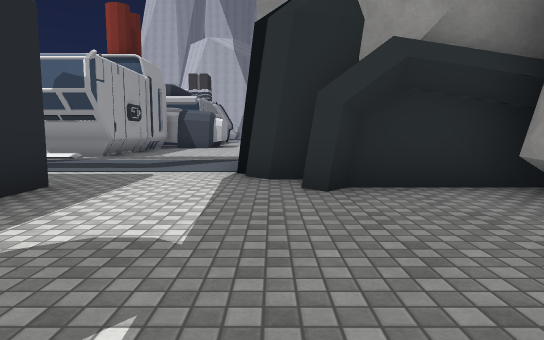
view 1 (above)

21 first-person views from a walk through a Unity game level. The camera is 1.3 m above the floor, tilts 6° down and sees 75° across. The floor is counted in squares, 2 m on a side. Each view is taken from the middle of a square. On the plan, view 1 faces up. The plan holds only what a view shows up to about 10 squares ahead; the rest is blank. The place goes on beyond the plan. The player character is not drawn. Some surface patterns are stand-ins.

view 2
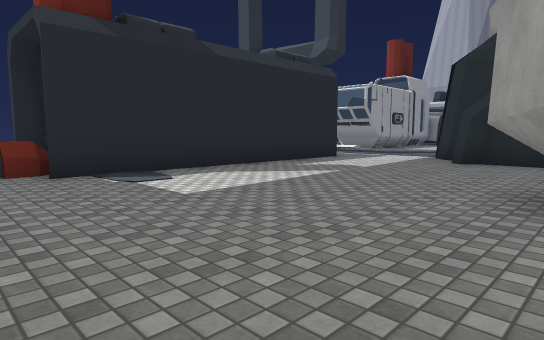

view 3
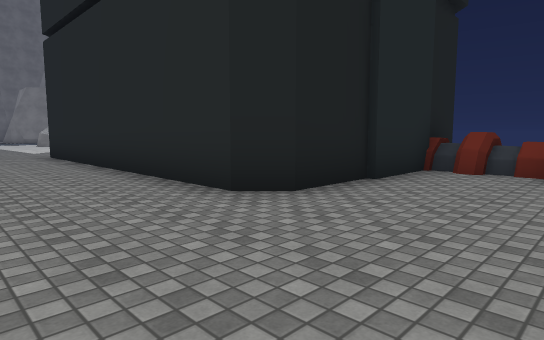

view 4
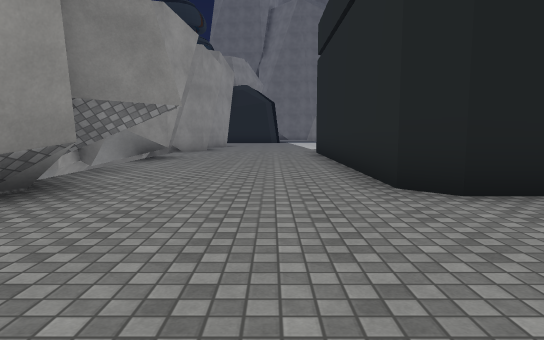

view 5
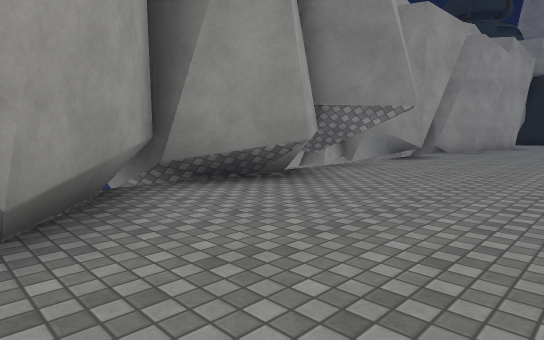

view 6
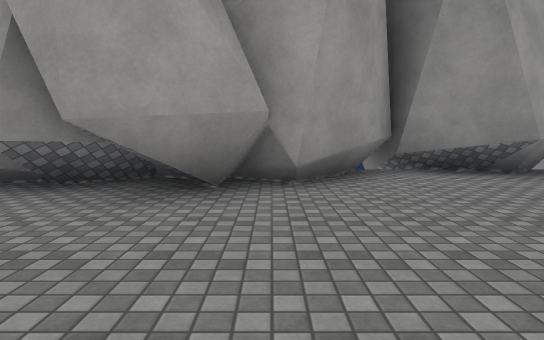

view 7
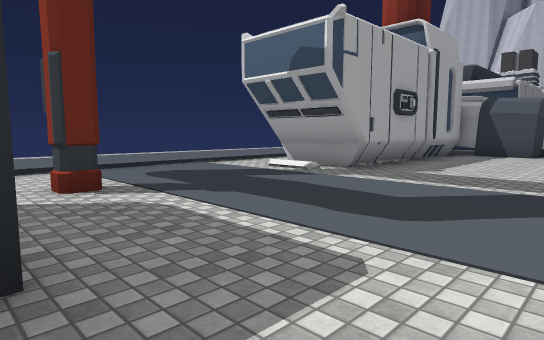

view 8
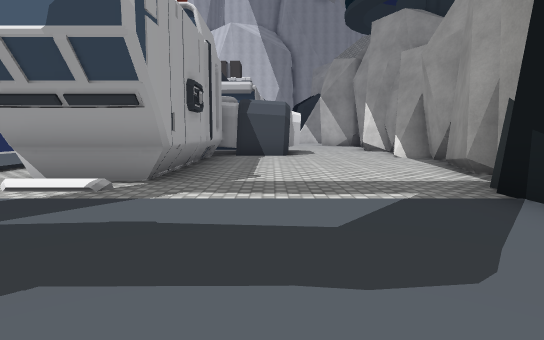

view 9
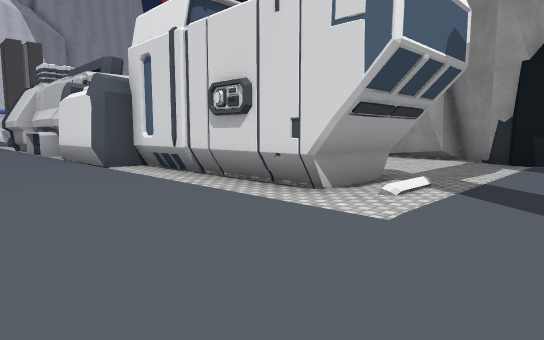

view 10
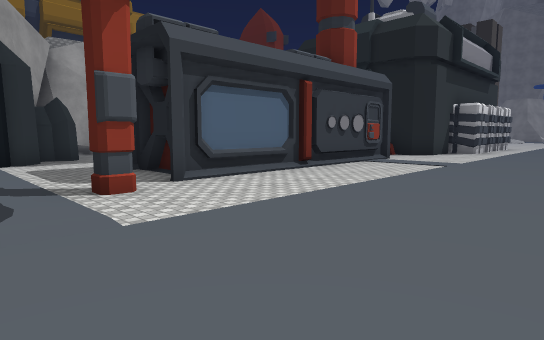

view 11
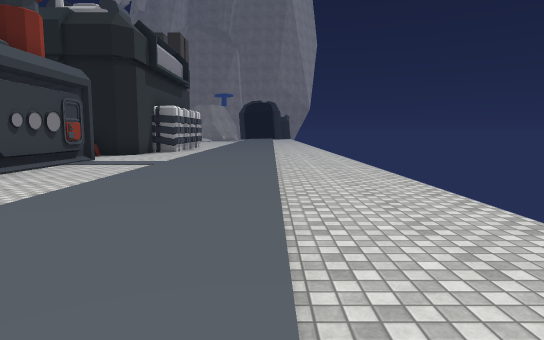

view 12
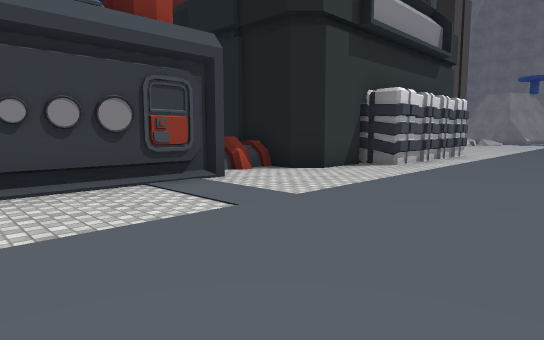

view 13
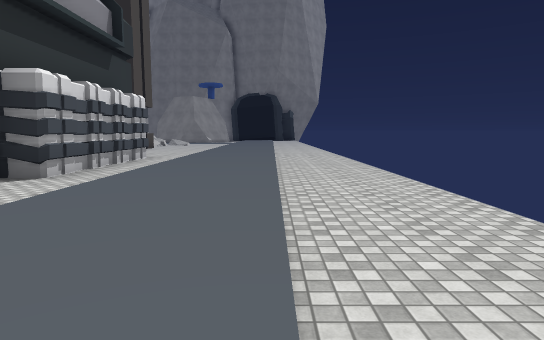

view 14
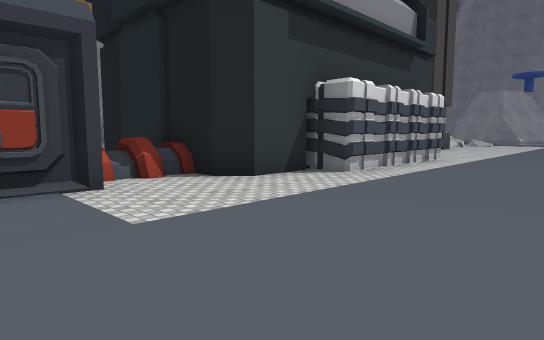

view 15
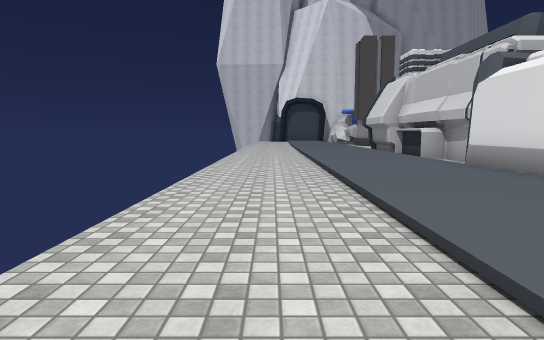

view 16
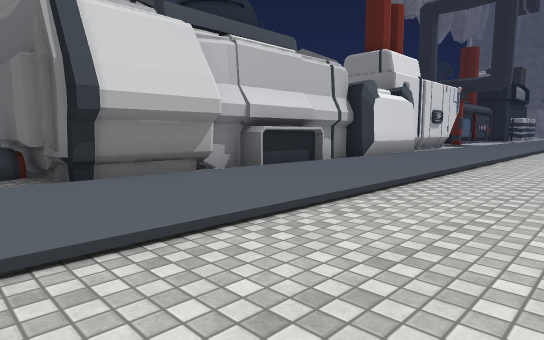

view 17
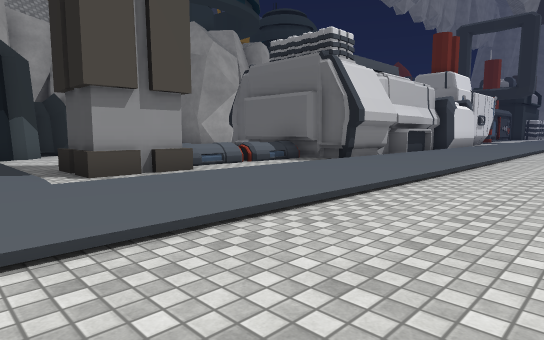

view 18
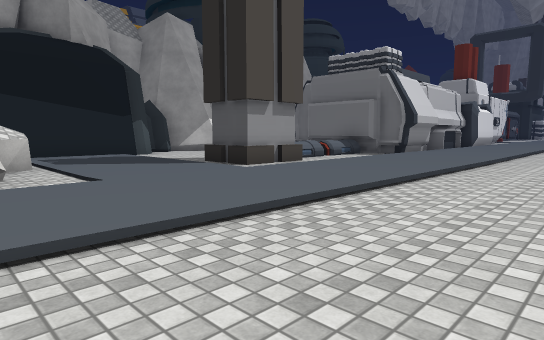

view 19
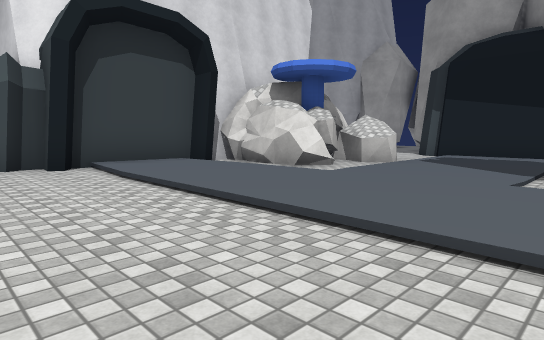

view 20
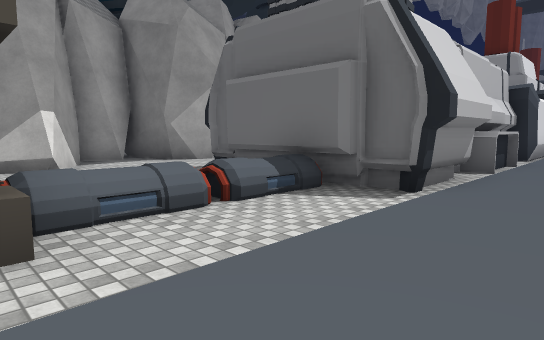

view 21
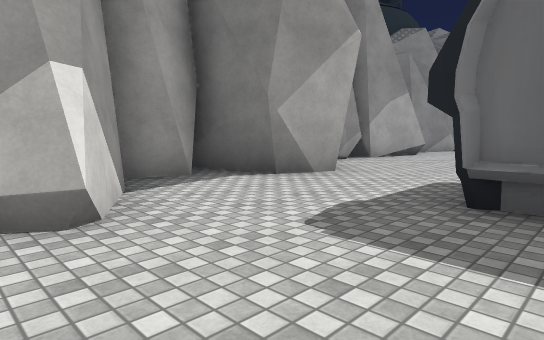

### Floor plan
Key: @ floor where view 1 was taken; # wall or solid block; x gap in a wall; . main floor; : floor 0.25 m higher than the main floor; / step, stairs or slope; ^ raised ledge; O other object.
Columns run from 12 left of view 1 to 6 right of it. Each row starts with its distance up from view 1.
 38  ##
 37  .#####
 36  ./:/.#
 35 ../::.###
 34 ../::./^#..#
 33 ../::.....##
 32 ../::.....#
 31 ../::.....##
 30 ../::.##...##
 29 ../::.#    ##
 28 ../::.O ...##
 27  ./::.O ...###
 26 ../::.O .....#
 25 ../::.OOO....#
 24 ../::#    ..###
 23 ../::#    ..#
 22 ../::.    ...
 21 ../::O    ...#
 20 ../::O     ..#
 19 ../::.     ..#
 18 ../::#     ..#
 17 ../::#
 16 ../::#
 15 ../::#####...#
 14 ../::.OO.....#
 13 ../::.O#.....#
 12 ../::.##.....#
 11  ./::.##.....#
 10   /::.O#.....#
  9   /::.OO....##
  8   /::.......#
  7   /::.......#
  6 ../::.......#
  5 ../::.......####
  4 ../::..x.#...#.#
  3 ../::..###.....#
  2 ../::..###.....#
  1 ../::..###....###
  0 ../::..O #..@..##
 -1 ../::..O #.....##
 -2 ../::..###......##
 -3 ../::...O........##
 -4 ../::...OO.......#
 -5 ../::..######....#
 -6 ../::..#    #....#
 -7 ../::.##    #....##
 -8 ../::.#     #.....#
 -9 ../::.#     #....##
-10 ../::.#     #....#
-11 ../::.#     #....

Positions as (right, up) in squares from view 1, and headings:
1: (0, 0), facing up
2: (3, -4), facing up-left
3: (3, -2), facing down-left
4: (2, -1), facing down
5: (1, -1), facing down-right
6: (-1, -1), facing right
7: (-1, 4), facing up-left
8: (-3, 5), facing up
9: (-10, 7), facing up-right
10: (-10, 7), facing down-right
11: (-10, 7), facing down
12: (-10, 1), facing down-right
13: (-10, -1), facing down
14: (-10, -1), facing down-right
15: (-11, 11), facing up
16: (-12, 26), facing down-right
17: (-12, 32), facing down-right
18: (-12, 35), facing down-right
19: (-12, 30), facing up-right
20: (-9, 29), facing down-right
21: (-4, 28), facing down-right
